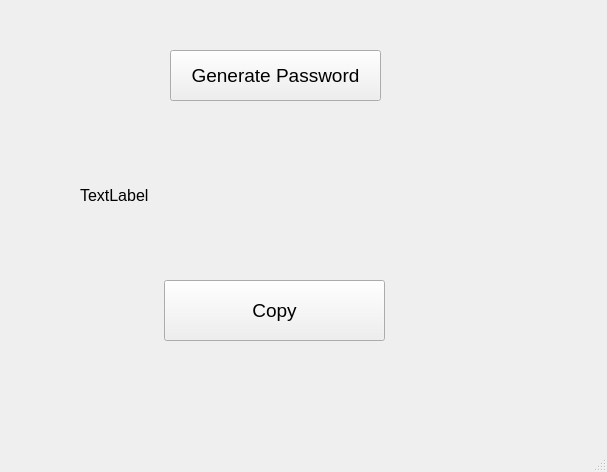
<?xml version="1.0" encoding="UTF-8"?>
<ui version="4.0">
 <class>MainWindow</class>
 <widget class="QMainWindow" name="MainWindow">
  <property name="geometry">
   <rect>
    <x>0</x>
    <y>0</y>
    <width>607</width>
    <height>472</height>
   </rect>
  </property>
  <property name="windowTitle">
   <string>MainWindow</string>
  </property>
  <widget class="QWidget" name="centralwidget">
   <widget class="QLabel" name="Background">
    <property name="geometry">
     <rect>
      <x>-10</x>
      <y>-40</y>
      <width>631</width>
      <height>511</height>
     </rect>
    </property>
    <property name="autoFillBackground">
     <bool>false</bool>
    </property>
    <property name="text">
     <string/>
    </property>
    <property name="pixmap">
     <pixmap>BingWallpaper (3).jpg</pixmap>
    </property>
    <property name="scaledContents">
     <bool>true</bool>
    </property>
   </widget>
   <widget class="QPushButton" name="Generate_button">
    <property name="geometry">
     <rect>
      <x>170</x>
      <y>50</y>
      <width>211</width>
      <height>51</height>
     </rect>
    </property>
    <property name="font">
     <font>
      <pointsize>14</pointsize>
     </font>
    </property>
    <property name="text">
     <string>Generate Password</string>
    </property>
   </widget>
   <widget class="QLabel" name="Display">
    <property name="geometry">
     <rect>
      <x>80</x>
      <y>170</y>
      <width>451</width>
      <height>51</height>
     </rect>
    </property>
    <property name="font">
     <font>
      <pointsize>12</pointsize>
     </font>
    </property>
    <property name="autoFillBackground">
     <bool>false</bool>
    </property>
    <property name="text">
     <string>TextLabel</string>
    </property>
   </widget>
   <widget class="QPushButton" name="Copy_button">
    <property name="geometry">
     <rect>
      <x>164</x>
      <y>280</y>
      <width>221</width>
      <height>61</height>
     </rect>
    </property>
    <property name="font">
     <font>
      <pointsize>14</pointsize>
     </font>
    </property>
    <property name="text">
     <string>Copy</string>
    </property>
   </widget>
  </widget>
  <widget class="QMenuBar" name="menubar">
   <property name="geometry">
    <rect>
     <x>0</x>
     <y>0</y>
     <width>607</width>
     <height>21</height>
    </rect>
   </property>
  </widget>
  <widget class="QStatusBar" name="statusbar"/>
 </widget>
 <resources/>
 <connections/>
</ui>
